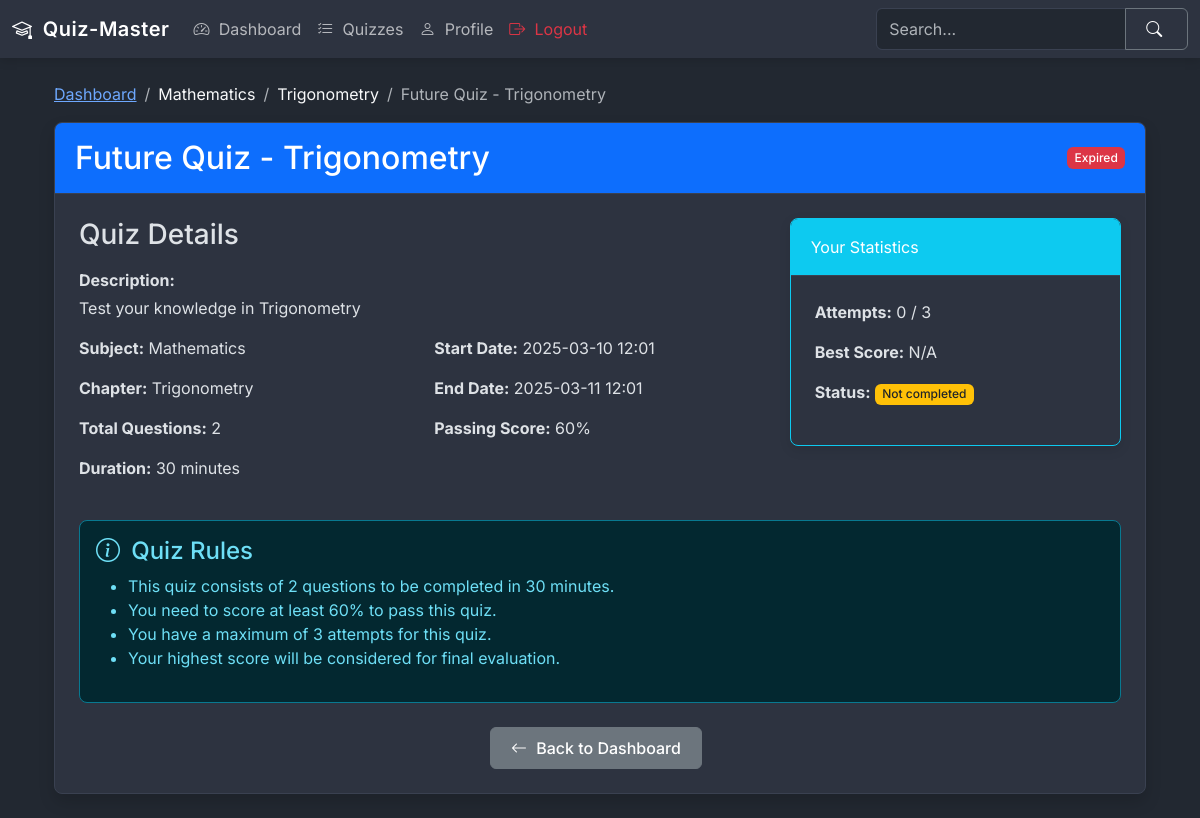
The app's page /view-quiz/9 (signed in), older data.
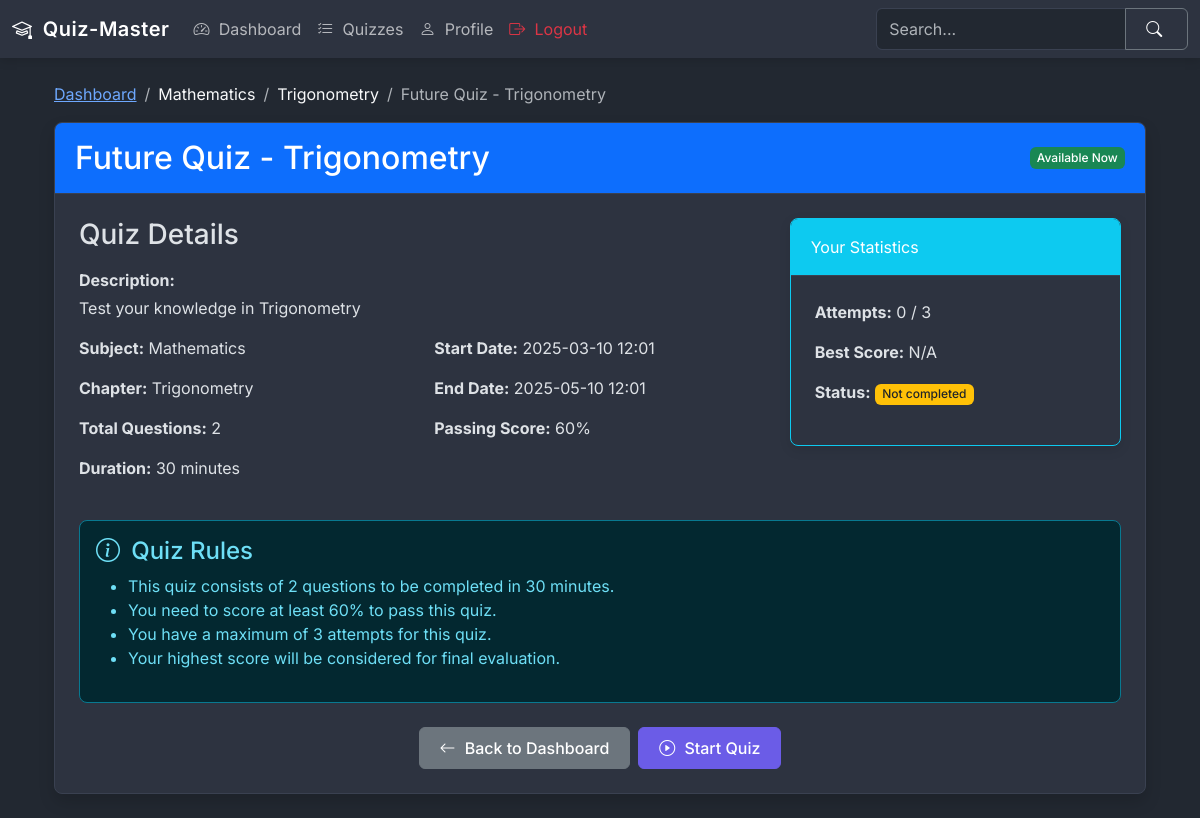
The same page, newer data.
### models.py (models this page shows)
class Quiz(db.Model):
    id = db.Column(db.Integer, primary_key=True)
    name = db.Column(db.String(100), nullable=False)
    description = db.Column(db.Text)
    start_date = db.Column(db.DateTime(timezone=True), nullable=False)  # Explicitly set timezone=True
    end_date = db.Column(db.DateTime(timezone=True))  # Explicitly set timezone=True
    time_duration = db.Column(db.Integer, nullable=False)  # in minutes
    passing_score = db.Column(db.Integer, nullable=False)
    max_attempts = db.Column(db.Integer, default=3)
    chapter_id = db.Column(db.Integer, db.ForeignKey('chapter.id'), nullable=False)
    is_active = db.Column(db.Boolean, default=False)
    created_at = db.Column(db.DateTime(timezone=True), default=datetime.now(timezone.utc))
    updated_at = db.Column(db.DateTime(timezone=True), onupdate=datetime.now(timezone.utc))
    questions = db.relationship('Question', backref='quiz', lazy=True)
    attempts = db.relationship('QuizAttempt', backref='quiz', lazy=True)
    scores = db.relationship('Score', backref='quiz', lazy=True)

### routes/user_routes.py (the view)
@app.route('/view-quiz/<int:quiz_id>')
@login_required
def view_quiz(quiz_id):
    user_id = session.get('user_id')
    user = User.query.get(user_id)
    now = datetime.now(timezone.utc)
    quiz = Quiz.query.get_or_404(quiz_id)
    if quiz.start_date and quiz.start_date.tzinfo is None:
        db.session.query(Quiz).filter_by(id=quiz_id).update({
            'start_date': quiz.start_date.replace(tzinfo=timezone.utc)
        })
    if quiz.end_date and quiz.end_date.tzinfo is None:
        db.session.query(Quiz).filter_by(id=quiz_id).update({
            'end_date': quiz.end_date.replace(tzinfo=timezone.utc)
        })
    if quiz.start_date.tzinfo is None or (quiz.end_date and quiz.end_date.tzinfo is None):
        db.session.commit()
        quiz = Quiz.query.get(quiz_id)  # Refresh the quiz object
    chapter = Chapter.query.get(quiz.chapter_id)
    subject = Subject.query.get(chapter.subject_id)
    question_count = Question.query.filter_by(quiz_id=quiz_id).count()
    attempts = QuizAttempt.query.filter_by(user_id=user_id, quiz_id=quiz_id).count()
    best_score = db.session.query(db.func.max(Score.total_scored))\
                .filter_by(user_id=user_id, quiz_id=quiz_id).scalar()
    start_date_aware = quiz.start_date.astimezone(timezone.utc)
    end_date_aware = quiz.end_date.astimezone(timezone.utc) if quiz.end_date else None
    quiz_status = "upcoming"
    if now >= start_date_aware:
        if end_date_aware and now > end_date_aware:
            quiz_status = "expired"
        else:
            quiz_status = "available"
    return render_template('user/user_quiz_view.html',
                          quiz=quiz,
                          chapter=chapter,
                          subject=subject,
                          question_count=question_count,
                          attempts=attempts,
                          best_score=best_score,
                          quiz_status=quiz_status,
                          user=user,
                          datetime=datetime,
                          timezone=timezone,
                          now=now)

### utils.py (called while the page is built)
def login_required(f):
    @wraps(f)
    def decorated_function(*args, **kwargs):
        if 'user_id' not in session:
            flash('Please login first!', 'danger')
            return redirect(url_for('login'))
        return f(*args, **kwargs)
    return decorated_function

### templates/user/user_quiz_view.html (shortened to what the changed rows need)
{% extends 'base.html' %}
{% block content %}
<div class="container mt-4">
    <nav aria-label="breadcrumb">
        <ol class="breadcrumb">
            <li class="breadcrumb-item"><a href="{{ url_for('dashboard') }}">Dashboard</a></li>
            <li class="breadcrumb-item">{{ subject.name }}</li>
            <li class="breadcrumb-item">{{ chapter.name }}</li>
            <li class="breadcrumb-item active" aria-current="page">{{ quiz.name }}</li>
        </ol>
    </nav>
    <div class="card shadow mb-4">
        <div class="card-header bg-primary text-white d-flex justify-content-between align-items-center">
            <h2 class="mb-0">{{ quiz.name }}</h2>
            {% if quiz_status == "available" %}
                <span class="badge bg-success">Available Now</span>
            {% elif quiz_status == "upcoming" %}
                <span class="badge bg-warning text-dark">Coming Soon</span>
            {% else %}
                <span class="badge bg-danger">Expired</span>
            {% endif %}
        </div>
        <div class="card-body">
            <div class="row mb-4">
                <div class="col-md-8">
                    <div class="mb-3">
                        <p class="fw-bold mb-1">Description:</p>
                        <p>{{ quiz.description }}</p>
                    </div>
                    <div class="row">
                        <div class="col-md-6">
                            <p><strong>Subject:</strong> {{ subject.name }}</p>
                            <p><strong>Chapter:</strong> {{ chapter.name }}</p>
                            <p><strong>Total Questions:</strong> {{ question_count }}</p>
                            <p><strong>Duration:</strong> {{ quiz.time_duration }} minutes</p>
                        </div>
                        <div class="col-md-6">
                            <p><strong>Start Date:</strong> {{ quiz.start_date.strftime('%Y-%m-%d %H:%M') }}</p>
                            <p><strong>End Date:</strong> {{ quiz.end_date.strftime('%Y-%m-%d %H:%M') if quiz.end_date else 'No deadline' }}</p>
                            <p><strong>Passing Score:</strong> {{ quiz.passing_score }}%</p>
                        </div>
                    </div>
                </div>
                <div class="col-md-4">
                    <div class="card border-info mb-3">
                        <div class="card-body">
                            <p><strong>Attempts:</strong> {{ attempts }} / {{ quiz.max_attempts }}</p>
                            <p><strong>Best Score:</strong> {{ best_score if best_score else 'N/A' }}</p>
                            <p><strong>Status:</strong>
                                {% if attempts > 0 and best_score and best_score >= quiz.passing_score %}
                                <span class="badge bg-success">Passed</span>
                                {% elif attempts >= quiz.max_attempts %}
                                <span class="badge bg-danger">Failed (Max attempts reached)</span>
                                {% else %}
                                <span class="badge bg-warning text-dark">Not completed</span>
                                {% endif %}
                            </p>
                        </div>
                    </div>
                </div>
            </div>
            <div class="alert alert-info">
                <ul>
                    <li>This quiz consists of {{ question_count }} questions to be completed in {{ quiz.time_duration }} minutes.</li>
                    <li>You need to score at least {{ quiz.passing_score }}% to pass this quiz.</li>
                    <li>You have a maximum of {{ quiz.max_attempts }} attempts for this quiz.</li>
                    <li>Your highest score will be considered for final evaluation.</li>
                </ul>
            </div>
            <div class="d-flex justify-content-center mt-4">
                {% if quiz_status == "available" and (attempts < quiz.max_attempts) %}
                    <form method="POST" action="{{ url_for('start_quiz', quiz_id=quiz.id) }}">
                        <button type="submit" class="btn btn-primary">
                            <i class="bi bi-play-circle"></i> Start Quiz
                        </button>
                    </form>
                {% endif %}
            </div>
        </div>
    </div>
</div>
{% endblock %}

Row changes from the older to the newer data that the page shows:
changed Quiz "Future Quiz - Trigonometry": end_date "2025-03-11 12:01" → "2025-05-10 12:01"
Text that changed along with them:
text no longer shown: "Expired"
text now shown: "Available Now Start Quiz"
